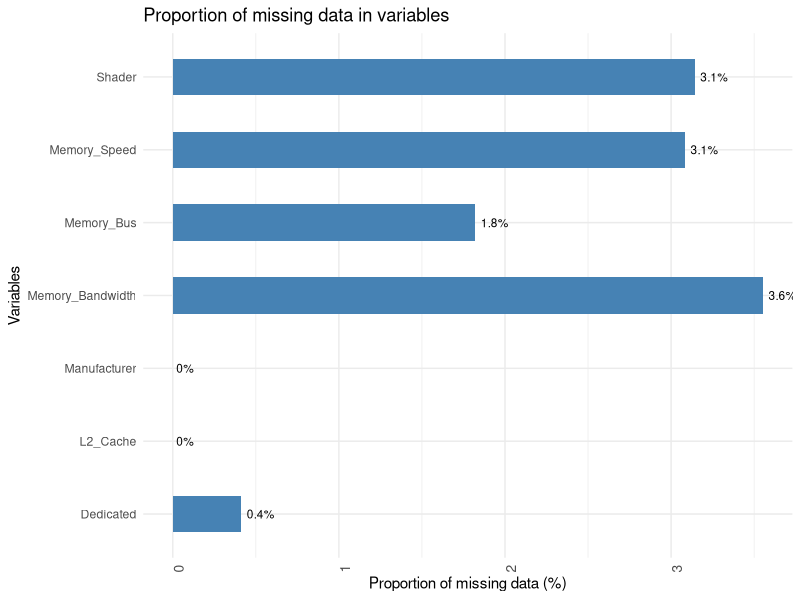
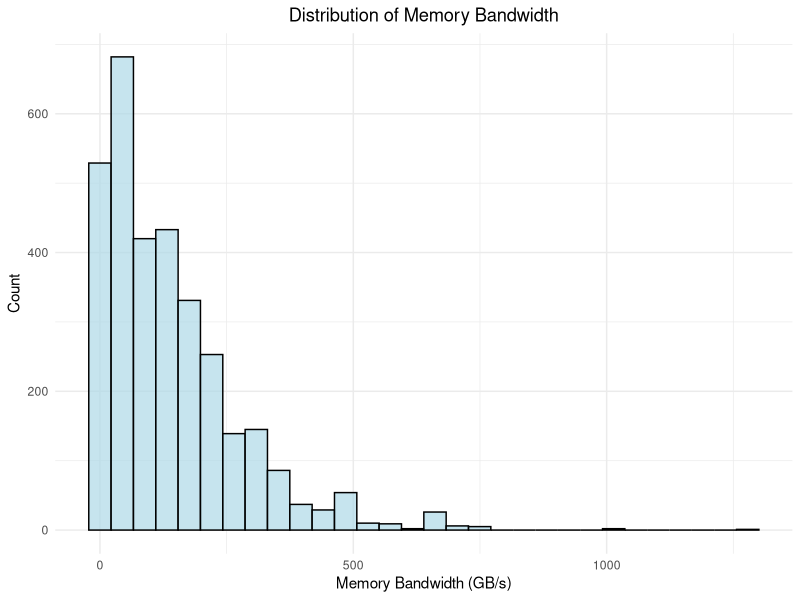
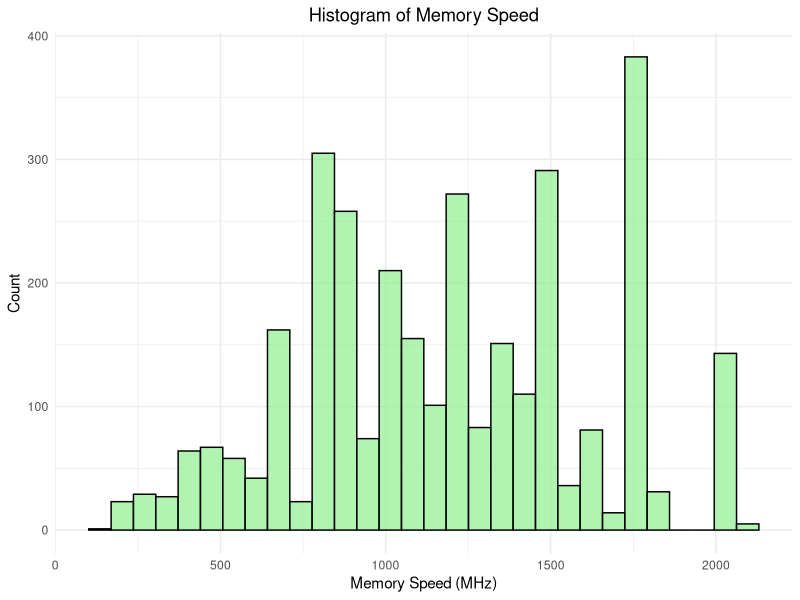
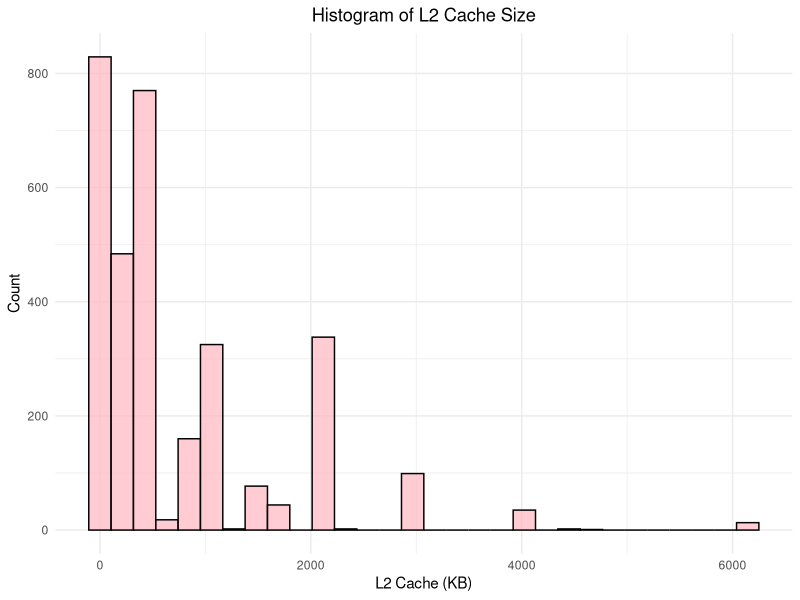
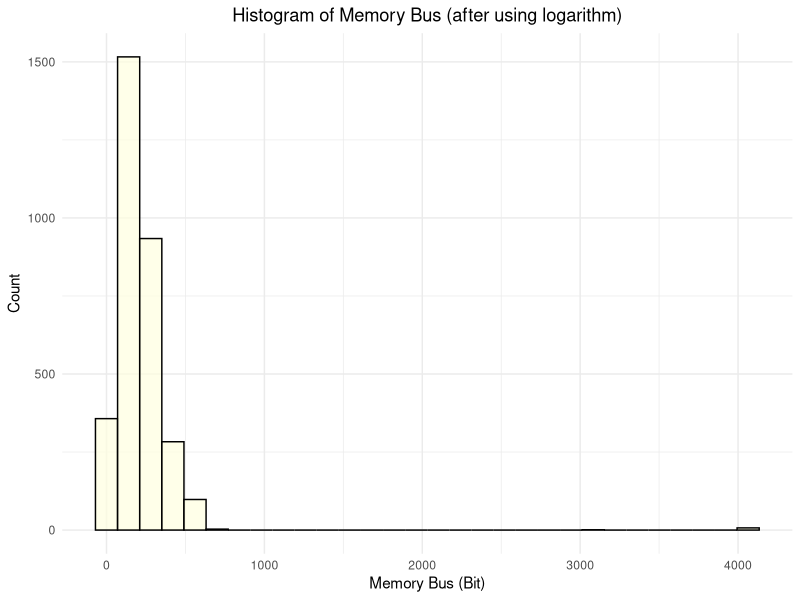
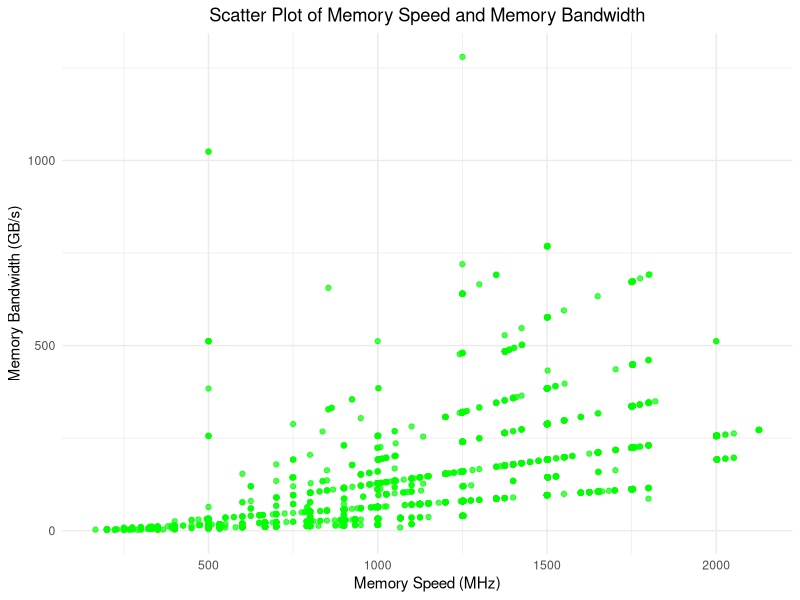
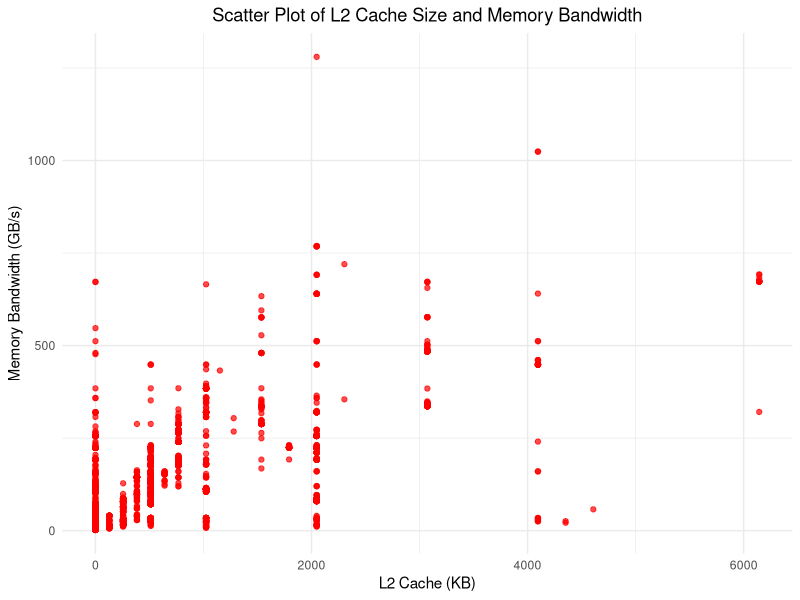
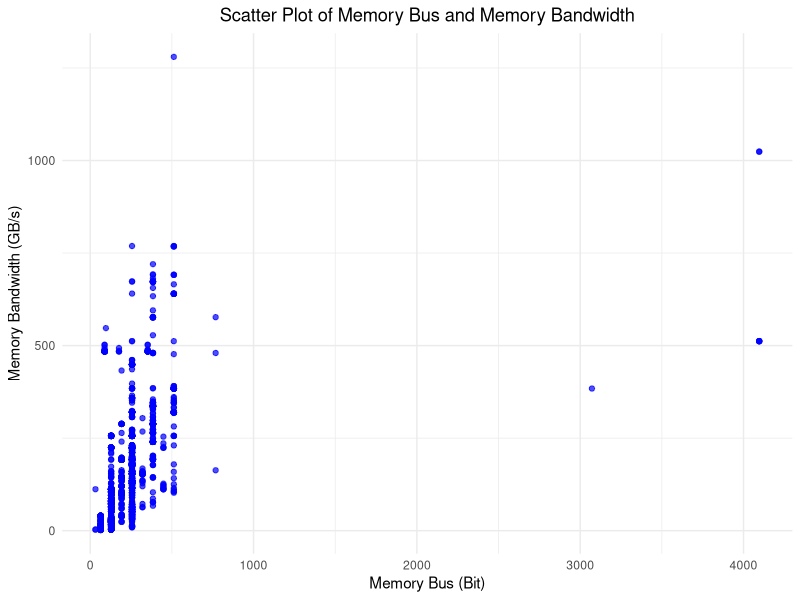

Generate these figures, in order, with R:
# Call libraries
library(ggplot2)
library(reshape2)  # For preparing data for correlation plot
library(caret)     # For training data
library(lattice)   # For boxplot

# Read CSV file
gpu_data <- read.csv("All_GPUs.csv")
head(gpu_data)

# Collect data
main_data <- gpu_data[c("Memory_Bandwidth", "Memory_Speed", "L2_Cache",
                        "Memory_Bus", "Shader", "Dedicated", "Manufacturer")]
head(main_data)

# Clean data
main_data[main_data == ""] <- NA
main_data[] <- lapply(main_data, function(x) gsub("^\\n-␣$", NA, x))
main_data[main_data == "NA"] <- NA

# Missing data statistics
na_summary <- data.frame(
  Column = names(main_data),
  NA_Count = sapply(main_data, function(x) sum(is.na(x))),
  NA_Percentage = sapply(main_data, function(x) mean(is.na(x)) * 100)
)

main_data <- na.omit(main_data)

# Plot statistical data
ggplot(na_summary, aes(x = Column, y = NA_Percentage)) +
  geom_bar(stat = "identity", fill = "steelblue", width = 0.5) +
  geom_text(
    aes(label = paste0(round(NA_Percentage, 1), "%")),
    hjust = -0.2,
    size = 3
  ) +
  labs(
    title = "Proportion of missing data in variables",
    x = "Variables",
    y = "Proportion of missing data (%)"
  ) +
  theme_minimal() +
  theme(
    axis.text.x = element_text(size = 10, angle = 90, hjust = 1)
  ) +
  coord_flip()

columns_to_clean <- c("Memory_Bandwidth", "Memory_Bus", "Memory_Speed")

remove_units <- function(column) {
  cleaned_column <- gsub("[^0-9.]", "", column)
  as.numeric(cleaned_column)
}

main_data[columns_to_clean] <- lapply(main_data[columns_to_clean], remove_units)

reformat_cache <- function(cache_values) {
  extract_values <- function(x) {
    x <- gsub("\\s*KB", "", x)
    multiplier_match <- regexpr("\\(x[2-4]\\)", x)
    if (multiplier_match != -1) {
      multiplier <- as.numeric(substr(x, multiplier_match + 2,
                                      multiplier_match + 2))
      base_value <- as.numeric(substr(x, 1, multiplier_match - 1))
      base_value * multiplier
    } else {
      as.numeric(x)
    }
  }
  sapply(cache_values, extract_values)
}

main_data["L2_Cache"] <- lapply(main_data["L2_Cache"], reformat_cache)

# Transform variables
main_data$Memory_Bandwidth <- log(main_data$Memory_Bandwidth + 1)
main_data$Memory_Speed <- log(main_data$Memory_Speed + 1)
main_data$L2_Cache <- log(main_data$L2_Cache + 1)
main_data$Memory_Bus <- log(main_data$Memory_Bus + 1)

main_data$Memory_Bandwidth <- exp(main_data$Memory_Bandwidth) - 1
main_data$Memory_Speed <- exp(main_data$Memory_Speed) - 1
main_data$L2_Cache <- exp(main_data$L2_Cache) - 1
main_data$Memory_Bus <- exp(main_data$Memory_Bus) - 1

# Histograms
ggplot(main_data, aes(x = Memory_Bandwidth)) +
  geom_histogram(fill = "lightblue", color = "black", alpha = 0.7) +
  labs(
    title = "Distribution of Memory Bandwidth",
    x = "Memory Bandwidth (GB/s)",
    y = "Count"
  ) +
  theme_minimal() +
  theme(plot.title = element_text(hjust = 0.5))

ggplot(main_data, aes(x = Memory_Speed)) +
  geom_histogram(fill = "lightgreen", color = "black", alpha = 0.7) +
  labs(
    title = "Histogram of Memory Speed",
    x = "Memory Speed (MHz)",
    y = "Count"
  ) +
  theme_minimal() +
  theme(plot.title = element_text(hjust = 0.5))

ggplot(main_data, aes(x = L2_Cache)) +
  geom_histogram(fill = "lightpink", color = "black", alpha = 0.7) +
  labs(
    title = "Histogram of L2 Cache Size",
    x = "L2 Cache (KB)",
    y = "Count"
  ) +
  theme_minimal() +
  theme(plot.title = element_text(hjust = 0.5))

ggplot(main_data, aes(x = Memory_Bus)) +
  geom_histogram(fill = "lightyellow", color = "black", alpha = 0.7) +
  labs(
    title = "Histogram of Memory Bus (after using logarithm)",
    x = "Memory Bus (Bit)",
    y = "Count"
  ) +
  theme_minimal() +
  theme(plot.title = element_text(hjust = 0.5))

# Scatter plots
ggplot(main_data, aes(x = Memory_Speed, y = Memory_Bandwidth)) +
  geom_point(color = "green", alpha = 0.7) +
  labs(
    title = "Scatter Plot of Memory Speed and Memory Bandwidth",
    x = "Memory Speed (MHz)",
    y = "Memory Bandwidth (GB/s)"
  ) +
  theme_minimal() +
  theme(plot.title = element_text(hjust = 0.5))

ggplot(main_data, aes(x = L2_Cache, y = Memory_Bandwidth)) +
  geom_point(color = "red", alpha = 0.7) +
  labs(
    title = "Scatter Plot of L2 Cache Size and Memory Bandwidth",
    x = "L2 Cache (KB)",
    y = "Memory Bandwidth (GB/s)"
  ) +
  theme_minimal() +
  theme(plot.title = element_text(hjust = 0.5))

ggplot(main_data, aes(x = Memory_Bus, y = Memory_Bandwidth)) +
  geom_point(color = "blue", alpha = 0.7) +
  labs(
    title = "Scatter Plot of Memory Bus and Memory Bandwidth",
    x = "Memory Bus (Bit)",
    y = "Memory Bandwidth (GB/s)"
  ) +
  theme_minimal() +
  theme(plot.title = element_text(hjust = 0.5))

# Correlation matrix
data <- main_data[c("Memory_Bandwidth", "Memory_Speed",
                    "L2_Cache", "Memory_Bus")]
cor_matrix <- cor(data)
cor_data <- melt(cor_matrix)

ggplot(cor_data, aes(x = Var1, y = Var2, fill = value)) +
  geom_tile(color = "white") +
  scale_fill_gradient2(
    low = "blue",
    mid = "white",
    high = "red",
    midpoint = 0,
    limit = c(-1, 1),
    name = "Correlation"
  ) +
  labs(title = "Correlation Diagram", x = "", y = "") +
  theme_minimal() +
  theme(
    axis.text.x = element_text(angle = 45, hjust = 1),
    plot.title = element_text(hjust = 0.5)
  )

# Boxplots
ggplot(main_data, aes(x = Memory_Speed, y = Memory_Bandwidth)) +
  geom_boxplot(fill = "lightblue", color = "darkblue", alpha = 0.7) +
  labs(
    title = "Boxplot of Memory Bandwidth by Memory Speed",
    x = "Memory Speed (MHz)",
    y = "Memory Bandwidth (GB/s)"
  ) +
  theme_minimal() +
  theme(plot.title = element_text(hjust = 0.5))

ggplot(main_data, aes(x = L2_Cache, y = Memory_Bandwidth)) +
  geom_boxplot(fill = "lightblue", color = "darkblue", alpha = 0.7) +
  labs(
    title = "Boxplot of Memory Bandwidth by L2 Cache Size",
    x = "L2 Cache (KB)",
    y = "Memory Bandwidth (GB/s)"
  ) +
  theme_minimal() +
  theme(plot.title = element_text(hjust = 0.5))

ggplot(main_data, aes(x = Memory_Bus, y = Memory_Bandwidth)) +
  geom_boxplot(fill = "lightblue", color = "darkblue", alpha = 0.7) +
  labs(
    title = "Boxplot of Memory Bandwidth by Memory Bus",
    x = "Memory Bus (Bit)",
    y = "Memory Bandwidth (GB/s)"
  ) +
  theme_minimal() +
  theme(plot.title = element_text(hjust = 0.5))

# Linear regression model
set.seed(14052025)
train_index <- createDataPartition(
  main_data$Memory_Bandwidth,
  p = 0.8,
  list = FALSE
)
train_data <- main_data[train_index, ]
test_data <- main_data[-train_index, ]

# Model building
model <- lm(Memory_Bandwidth ~ Memory_Speed + L2_Cache + Memory_Bus,
            data = train_data)
summary(model)

# Residual plots
par(mfrow = c(2, 2))
plot(model)
